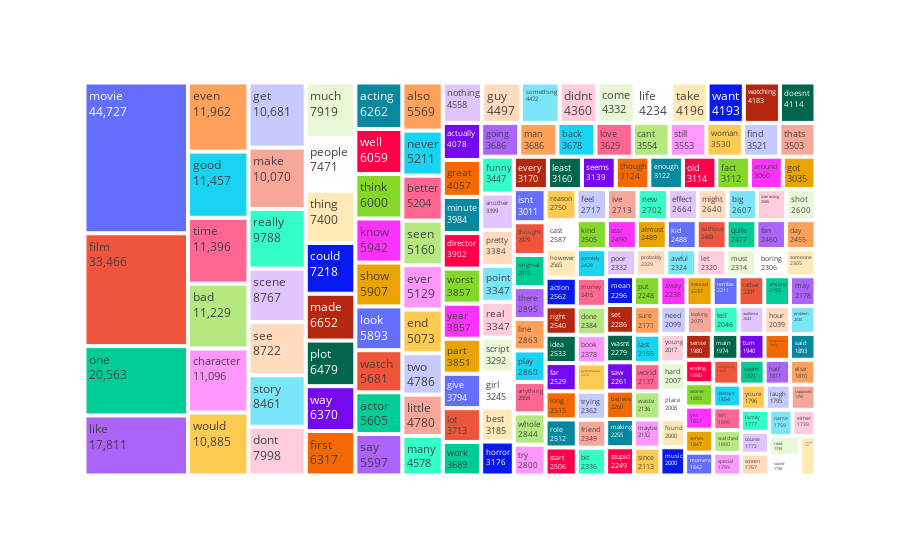

This figure's notebook cell:
### Code cell
freqw=df[df['label']==0]['final2'].str.split(expand=True).stack().value_counts()
freqw200=freqw[:200]

fig=px.treemap(freqw200,path=[freqw200.index],values=0)
fig.update_traces(textinfo="label+value")
fig.show()

### Figure 1 — Plotly figure (JSON) as saved in the notebook; plotly's stock layout.template omitted (floating-point values rounded to 4 significant figures; data arrays with more than 128 entries replaced by an {"elided": "..."} marker saying what was removed)
{"data": [{"branchvalues": "total", "domain": {"x": [0, 1], "y": [0, 1]}, "hovertemplate": "labels=%{label}<br>0=%{value}<br>parent=%{parent}<br>id=%{id}<extra></extra>", "ids": {"elided": "200 str values"}, "labels": {"elided": "200 str values"}, "name": "", "parents": {"elided": "200 str values"}, "textinfo": "label+value", "type": "treemap", "values": {"elided": "200 int values"}}], "layout": {"legend": {"tracegroupgap": 0}, "margin": {"t": 60}}}
